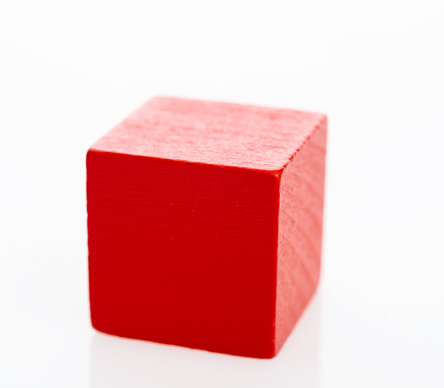
#> input picture red_block (1).jpg, 444 x 388 px, found by its file name
$ python box.py
#> lines starting #> are read from the running program, lines starting #| are printed output that depends on the picture; after the words box and inside, x2 and y2 are one past the last pixel; in counts of white or black regions, pixels touching at a corner belong together
import cv2 as cv
import numpy as np
import random as rng

# Set seed for consistent random colors
rng.seed(12345)

# Callback for trackbar events
def thresh_callback(val):
    threshold = val

    # Apply Canny edge detection
    canny_output = cv.Canny(src_gray, threshold, threshold * 2)

    # Find contours
    contours, _ = cv.findContours(canny_output, cv.RETR_TREE, cv.CHAIN_APPROX_SIMPLE)

    # Approximate contours to polygons + get bounding rects and circles
    contours_poly = [cv.approxPolyDP(c, 3, True) for c in contours]
    boundRect = [cv.boundingRect(cp) for cp in contours_poly]
    circles = [cv.minEnclosingCircle(cp) for cp in contours_poly]
    centers = [c[0] for c in circles]
    radius = [c[1] for c in circles]

    # Create drawing canvas
    drawing = np.zeros((canny_output.shape[0], canny_output.shape[1], 3), dtype=np.uint8)

    # Draw contours, bounding boxes, and enclosing circles
    for i in range(len(contours)):
        color = (rng.randint(0, 256), rng.randint(0, 256), rng.randint(0, 256))
        cv.drawContours(drawing, contours_poly, i, color, 1)
        x, y, w, h = boundRect[i]
        cv.rectangle(drawing, (x, y), (x + w, y + h), color, 2)
        cx, cy = int(centers[i][0]), int(centers[i][1])
        cv.circle(drawing, (cx, cy), int(radius[i]), color, 2)

    # Show and save result
    cv.imshow('Contours', drawing)
    save_path = r'C:\Users\ASUS\Desktop\New folder (10)\output_contours.jpg'
    cv.imwrite(save_path, drawing)
    print(f"Contours detected: {len(contours)}")
    print(f"Result saved to: {save_path}")

# Load the input image
src = cv.imread(r'C:\Users\ASUS\Desktop\New folder (10)\red_block (1).jpg')
#> src is the input picture: shape (388, 444, 3); mean B, G, R 189.9, 189.4, 238.1
if src is None:
    print('Could not open or find the image.')
    exit(0)

# Convert to grayscale and apply blur
src_gray = cv.cvtColor(src, cv.COLOR_BGR2GRAY)
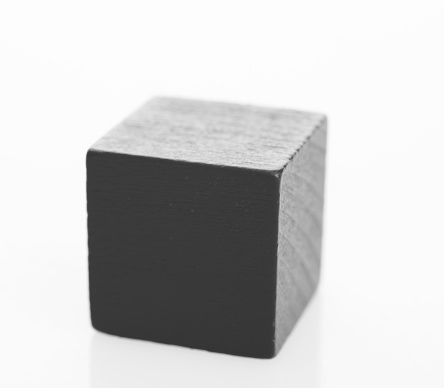
#> src_gray: shape (388, 444); min 47, max 255, mean 204
src_gray = cv.blur(src_gray, (3, 3))

# Display original image
source_window = 'Source'
cv.namedWindow(source_window)
cv.imshow(source_window, src)

# Create a trackbar for Canny threshold
max_thresh = 255
initial_thresh = 100
cv.createTrackbar('Canny thresh:', source_window, initial_thresh, max_thresh, thresh_callback)

# Run the initial detection
thresh_callback(initial_thresh)
#> in thresh_callback, `canny_output = cv.Canny(src_gray, threshold, threshold * 2)`:
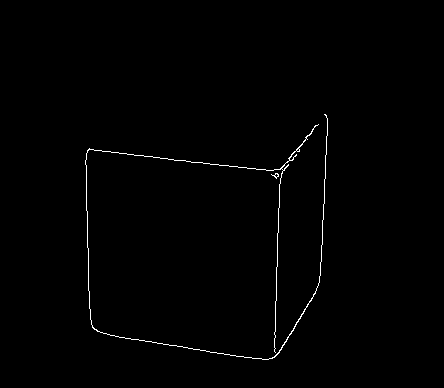
#> canny_output: shape (388, 444); 0.67% white in thin lines or dots, all inside (x1, y1, x2, y2) = (85, 114, 328, 360)
#> in thresh_callback, `contours, _ = cv.findContours(canny_output, cv.RETR_TREE, cv.CHAIN_APP..`: contours = 4 contours, 3 with area under 20; largest, box (x1, y1, x2, y2) and area: (85, 114, 328, 360) 90
#> in thresh_callback, `contours_poly = [cv.approxPolyDP(c, 3, True) for c in contours]`: contours_poly = 4 contours, 3 with area under 20; largest, box (x1, y1, x2, y2) and area: (85, 115, 327, 358) 202
#> in thresh_callback, `boundRect = [cv.boundingRect(cp) for cp in contours_poly]`: boundRect = [(271, 174, 8, 3), (276, 173, 1, 5), (85, 115, 242, 243), (297, 148, 2, 4)]
#> in thresh_callback, `circles = [cv.minEnclosingCircle(cp) for cp in contours_poly]`: circles = [((274.5, 175), 3.64), ((276, 175), 2), ((209, 221), 157.9), ((297.5, 149.5), 1.58)]
#> in thresh_callback, `centers = [c[0] for c in circles]`: centers = [(274.5, 175), (276, 175), (209, 221), (297.5, 149.5)]
#> in thresh_callback, `radius = [c[1] for c in circles]`: radius = [3.64, 2, 157.9, 1.58]
#> the loop in thresh_callback, `for i in range(len(contours)):` made 4 passes
#> (color, x, y, w, h, cx, cy) on passes 1 to 4: ((213, 5, 152), 271, 174, 8, 3, 274, 175), ((188, 99, 138), 276, 173, 1, 5, 276, 175), ((223, 82, 191), 85, 115, 242, 243, 209, 221), ((63, 221, 133), 297, 148, 2, 4, 297, 149)
#> after the loop in thresh_callback, `for i in range(len(contours)):`:
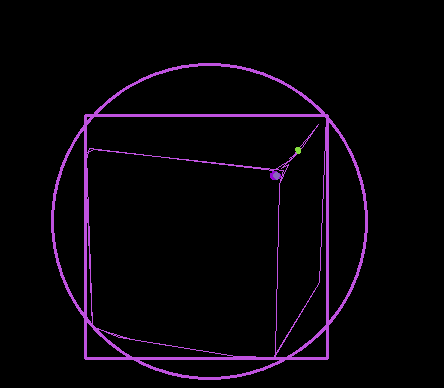
#> drawing: shape (388, 444, 3); mean of channels 0, 1, 2 9.2, 3.4, 7.9; drawn as B, G, R
#| Contours detected: 4

# Wait until user presses any key
print("Press any key in the image window to exit...")
cv.waitKey(0)
cv.destroyAllWindows()
